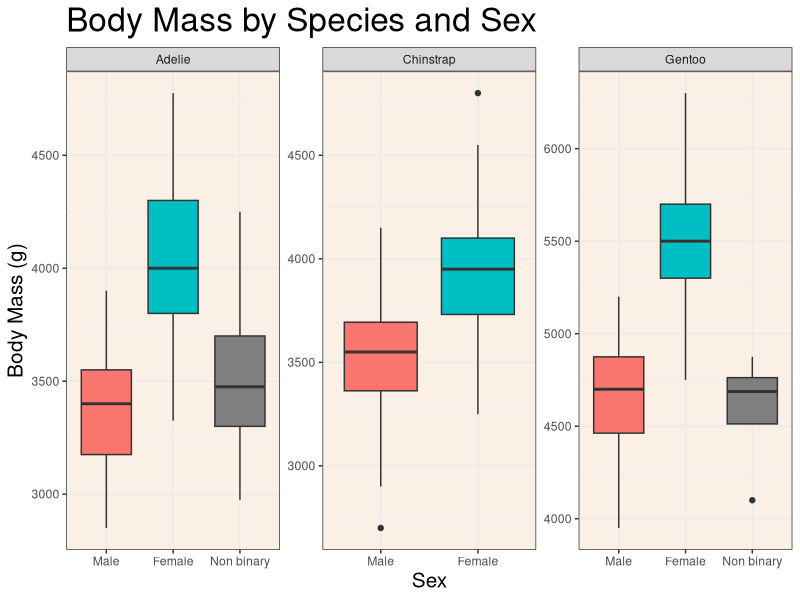

Generate this figure with R:
#######################################
## week 3b group script##
### if not installed install package
### install.packages("palmerpenguins")  ###
### This session we are learning how to plot

## Author Group1
########################################

library(tidyverse)
library(palmerpenguins)
library(here)


ggplot(penguins, aes(x=sex, y=body_mass_g, fill=sex)) + 
  geom_boxplot()+
  facet_wrap(~species, scale="free")+
  scale_x_discrete(labels = c("Male","Female","Non binary"))+
  labs(title = "Body Mass by Species and Sex",
    y ="Body Mass (g)",
        x = "Sex")+
  theme_bw()+
  theme(legend.position="none",
        axis.title = element_text(size = 15,
                                        color = "black"),
              panel.background = element_rect(fill = "linen"),
        title = element_text(size = 20))



##add comments                                                                    